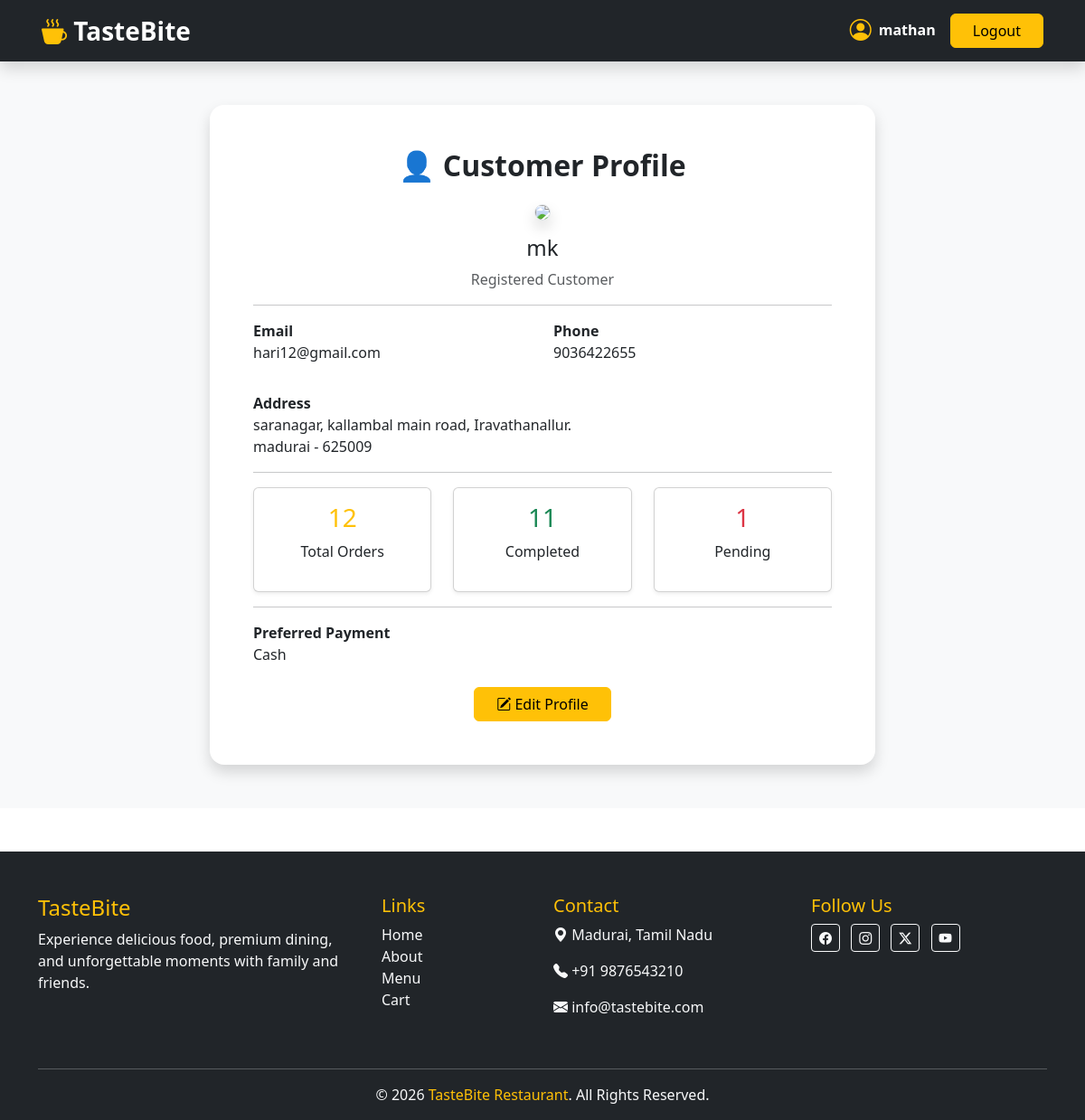
/profile/ (signed in), run on the app's committed database.
### restapp/models.py (models this page shows, shortened)
class CustomerDetails(models.Model):
    full_name = models.CharField(max_length=100)
    phone = models.CharField(max_length=15)
    email = models.EmailField()
    address = models.TextField()
    city = models.CharField(max_length=50)
    pincode = models.CharField(max_length=10)
    special_instruction = models.TextField(blank=True)
    PAYMENT_CHOICES = [
        ("Cash", "Cash on Delivery"),
        ("UPI", "UPI"),
        ("Card", "Card"),
    ]
    payment_method = models.CharField(
        max_length=20,
        choices=PAYMENT_CHOICES
    )
    DELIVERY_CHOICES = [
        ("Dine In", "Dine In"),
        ("Take Away", "Take Away"),
        ("Home Delivery", "Home Delivery"),
    ]
    delivery_type = models.CharField(
        max_length=30,
        choices=DELIVERY_CHOICES
    )
    created_at = models.DateTimeField(auto_now_add=True)

### restapp/views.py (the view)
# urls.py: path("profile/", views.customer_profile, name="customer_profile"),
def customer_profile(request):
    customer = CustomerDetails.objects.last()
    total_orders = Order.objects.count()
    completed_orders = Order.objects.filter(status="Bill Generated").count()
    pending_orders = Order.objects.exclude(status="Bill Generated").count()
    context = {
        "customer": customer,
        "total_orders": total_orders,
        "completed_orders": completed_orders,
        "pending_orders": pending_orders,
    }
    return render(request, "customer_profile.html", context)

### restapp/templates/customer_profile.html
{% extends 'base.html' %} {% block content %}
<section class="py-5 bg-light">
  <div class="container">
    <div class="row justify-content-center">
      <div class="col-lg-8">
        <div class="card shadow border-0 rounded-4">
          <div class="card-body p-5">
            <h2 class="text-center fw-bold mb-4">👤 Customer Profile</h2>
            <div class="text-center">
              <img
                src="https://cdn-icons-png.flaticon.com/512/3135/3135715.png"
                width="120"
                class="rounded-circle border shadow mb-3"/>
              <h4>{{ customer.full_name }}</h4>
              <p class="text-muted">Registered Customer</p>
            </div>
            <hr />
            <div class="row">
              <div class="col-md-6 mb-3">
                <label class="fw-bold">Email</label>
                <p>{{ customer.email }}</p>
              </div>
              <div class="col-md-6 mb-3">
                <label class="fw-bold">Phone</label>
                <p>{{ customer.phone }}</p>
              </div>
            </div>
            <div class="mb-3">
              <label class="fw-bold"> Address </label>
              <p>
                {{ customer.address }}
                <br />
                {{ customer.city }} - {{ customer.pincode }}
              </p>
            </div>
            <hr />
            <div class="row text-center">
              <div class="col-md-4">
                <div class="card shadow-sm">
                  <div class="card-body">
                    <h3 class="text-warning">{{ total_orders }}</h3>
                    <p>Total Orders</p>
                  </div>
                </div>
              </div>
              <div class="col-md-4">
                <div class="card shadow-sm">
                  <div class="card-body">
                    <h3 class="text-success">{{ completed_orders }}</h3>
                    <p>Completed</p>
                  </div>
                </div>
              </div>
              <div class="col-md-4">
                <div class="card shadow-sm">
                  <div class="card-body">
                    <h3 class="text-danger">{{ pending_orders }}</h3>
                    <p>Pending</p>
                  </div>
                </div>
              </div>
            </div>
            <hr />
            <div class="mb-3">
              <label class="fw-bold"> Preferred Payment </label>
              <p>{{ customer.payment_method }}</p>
            </div>
            <div class="text-center mt-4">
              <a href="#" class="btn btn-warning px-4">
                <i class="bi bi-pencil-square"></i>
                Edit Profile
              </a>
            </div>
          </div>
        </div>
      </div>
    </div>
  </div>
</section>
{% endblock %}

### restapp/templates/base.html (shortened to what this page needs)
{% load static %}
<!DOCTYPE html>
<html lang="en">
<head>
    <link href="https://cdn.jsdelivr.net/npm/bootstrap@5.3.3/dist/css/bootstrap.min.css" rel="stylesheet">
    <link href="https://cdn.jsdelivr.net/npm/bootstrap-icons@1.11.3/font/bootstrap-icons.css" rel="stylesheet">
</head>
<body>
<nav class="navbar navbar-expand-lg navbar-dark bg-dark sticky-top shadow">
    <div class="container px-3">
        <a class="navbar-brand fw-bold fs-3" href="{% url 'home' %}">
            <i class="bi bi-cup-hot-fill text-warning"></i>
            TasteBite
        </a>
        <div class="collapse navbar-collapse" id="navbarNav">
            <div class="ms-auto d-flex">
                {% if request.user.is_authenticated %}
                <a class="text-decoration-none" href="{% url 'customer_profile' %}">
                <span class="text-white fw-semibold me-3 mx-3 d-flex align-items-center">
                <i class="bi bi-person-circle text-warning fs-4 me-2"></i>{{ request.user.username }}</span>
                </a>
                <a class="btn btn-warning px-4" href="{% url 'logout' %}">Logout</a>
                {% else %}
                    <a class="btn btn-warning px-4" href="{% url 'login' %}">Login</a>
                    <a class="btn btn-warning reg mx-2 px-4" href="{% url 'register' %}">Register</a>
                {% endif %}
            </div>
        </div>
    </div>
</nav>
{% block content %}
{% endblock %}
<footer class="bg-dark text-light pt-5 pb-3 mt-5">
    <div class="container">
        <div class="row">
            <div class="col-lg-4 col-md-6 mb-4">
                <h4 class="text-warning">TasteBite</h4>
                <p>
                    Experience delicious food, premium dining,
                    and unforgettable moments with family and friends.
                </p>
            </div>
            <div class="col-lg-2 col-md-6 mb-4">
                <h5 class="text-warning">Links</h5>
                <ul class="list-unstyled">
                    <li><a href="{% url 'home' %}" class="text-light text-decoration-none">Home</a></li>
                    <li><a href="{% url 'about' %}" class="text-light text-decoration-none">About</a></li>
                    <li><a href="{% url 'menu' %}" class="text-light text-decoration-none">Menu</a></li>
                    <li><a href="{% url 'order_cart' %}" class="text-light text-decoration-none">Cart</a></li>
                </ul>
            </div>
            <div class="col-lg-3 col-md-6 mb-4">
                <h5 class="text-warning">Contact</h5>
                <p>
                    <i class="bi bi-geo-alt-fill"></i>
                    Madurai, Tamil Nadu
                </p>
                <p>
                    <i class="bi bi-telephone-fill"></i>
                    +91 9876543210
                </p>
                <p>
                    <i class="bi bi-envelope-fill"></i>
                    info@tastebite.com
                </p>
            </div>
            <div class="col-lg-3 col-md-6 mb-4">
                <h5 class="text-warning">Follow Us</h5>
                <a href="#" class="btn btn-outline-light btn-sm me-2">
                    <i class="bi bi-facebook"></i>
                </a>
                <a href="#" class="btn btn-outline-light btn-sm me-2">
                    <i class="bi bi-instagram"></i>
                </a>
                <a href="#" class="btn btn-outline-light btn-sm me-2">
                    <i class="bi bi-twitter-x"></i>
                </a>
                <a href="#" class="btn btn-outline-light btn-sm">
                    <i class="bi bi-youtube"></i>
                </a>
            </div>
        </div>
        <hr>
        <div class="text-center">
            <p class="mb-0">
                © 2026 <span><a href="{% url 'home' %}" class="text-warning text-decoration-none">TasteBite Restaurant</a></span>. All Rights Reserved.
            </p>
        </div>
    </div>
</footer>
</body>
</html>

### data on the page
CustomerDetails: full_name "mk", email "hari12@gmail.com", phone "9036422655", address "saranagar, kallambal main road, Iravathanallur.", city "madurai", pincode "625009", payment_method "Cash"

### other printed values
{{ request.user.username }} "mathan"
{{ total_orders }} "12"
{{ completed_orders }} "11"
{{ pending_orders }} "1"
